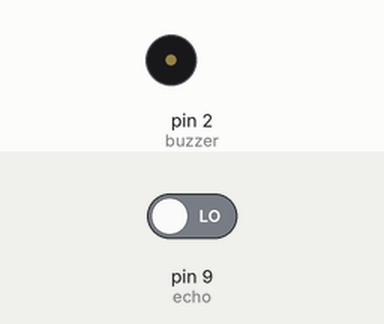
Simulated run of this sketch. Board: Arduino Uno, built for the host (arithmetic inside an expression is 32-bit, double 64-bit). On the bench: buzzer (waves = sounding). The inputs (shaded band) are chosen by the test bench; at power-on: pin 9 (echo) LOW. What the sketch prints to the serial monitor is not drawn.

Above: at 0.5 s.
Timing chart, 0 to 3.0 s (numbered marks = the images above):
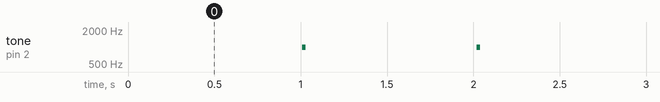

Measured:
- by itself, tone on pin 2 (buzzer): alternates 1000 Hz for 0.02 s and silent for 0.99 s

The sketch:

ultrasonic-basic.ino
```cpp
const int trig = 10;
const int echo = 9;
const int buzzer = 2;

void setup() {
  // put your setup code here, to run once:
  pinMode (trig, OUTPUT);
  pinMode (echo, INPUT);
  pinMode (buzzer, OUTPUT);

  Serial.begin (9600);
}

void loop() {
  int duration, distance;

  // put your main code here, to run repeatedly:
  digitalWrite (trig, HIGH);
  delay (10);
  digitalWrite (trig, LOW);

  duration = pulseIn (echo, HIGH);
  distance = (duration/2) / 29.1;

  Serial.print ("duration: "); Serial.println (duration);
  Serial.print ("distance: "); Serial.println(distance);

  if (distance <= 50 && distance >= 0) {
    tone (2, 1000, 20);
  }
}
```
